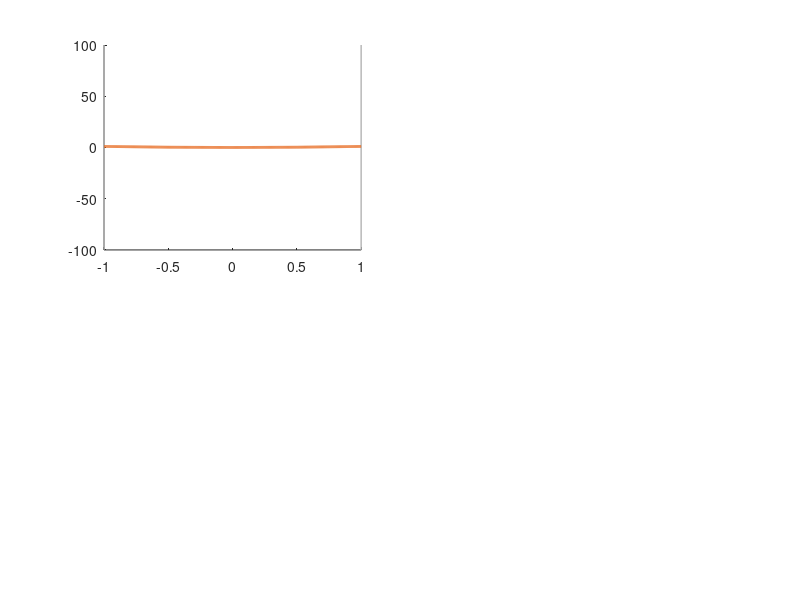

MATLAB code to generate this figure: (Note: this script raises an error after producing the figure.)
clear 
Ucal = linspace(-1,1,5)';

eta = 1e5;
%%%%%
win = @(u,a,b) (a<u).*(u<=b);
Lk   = @(u) (Ucal(2:end) + Ucal(1:end-1)).*(u - Ucal(1:end-1)) + Ucal(1:end-1).^2;
PI_k = @(u) win(u,Ucal(1:end-1),Ucal(2:end));

Leta1 = @(u) (u==-1) + sum(Lk(u).*PI_k(u));
points{1} = {[[-1;-0.5;0;0.5;1],[1;0.25;0;0.25; 1]]};
%%
x1 = Ucal(1:end-1);
x2 = Ucal(2:end);
%
y1 = (x1+1).^2;
y2 = (x2+1).^2;

Lk2 = @(u) (y2 - y1)./(x2-x1).*(u-x1) + y1;

Leta2 = @(u)     0.25*sum(Lk2(u).*PI_k(u));
points{2} = {[[x1 ;1],[0.25*y1; 1]]};

%%
x1 = Ucal(1:end-1);
x2 = Ucal(2:end);
%
y1 = (x1-1).^2;
y2 = (x2-1).^2;

Lk3 = @(u) (y2 - y1)./(x2-x1).*(u-x1) + y1;

Leta3 = @(u)     0.25*sum(Lk3(u).*PI_k(u));
points{3} = {[[x1 ;1],[0.25*y1; 0]]};

%%
Ucal = linspace(-1,1,6)';
Lk   = @(u) (Ucal(2:end) + Ucal(1:end-1)).*(u - Ucal(1:end-1)) + Ucal(1:end-1).^2;
PI_k = @(u) win(u,Ucal(1:end-1),Ucal(2:end));
x1 = Ucal(1:end-1);
x2 = Ucal(2:end);
%
y1 = (x1).^2;
y2 = (x2).^2;

Lk4 = @(u) (y2 - y1)./(x2-x1).*(u-x1) + y1;

Leta4 = @(u)     sum(Lk4(u).*PI_k(u));

points{4} = {[[x1 ;1],[y1; 1]]};

%%
uspan = linspace(-0.999,1,500);

eps = 0.05;
L_minus = @(u) -u;
L_plus  = @(u) +u;
L_sq    = @(u) -u.^2;

LL = {Leta1,Leta2,Leta3,Leta4};
Nm = 7;
mspan = 0.1*linspace(-1,1,Nm);
color = jet(Nm);
color(5,:) = 0.9*color(5,:);

%
fmt = {'Interpreter','latex','FontSize',24};
fmt_line = {'LineWidth',2,'Color',[0.9 0.4 0.1]};
%fig = genfig();
fig = figure('unit','norm','pos',[0 0 0.405 0.51]);

clf
%
str_title = {'$\mathcal{L}_1(u)$', ...
             '$\mathcal{L}_2(u)$',  ...
              '$\mathcal{L}_3(u)$',  ...
             '$\mathcal{L}_4(u)$'};
         
str_title_H = {'$\mathcal{J}(u,\mu)-\varepsilon u - \mu u$', ...
             '$\mathcal{J}(u,\mu)=\varepsilon u - \mu u$'   , ...
              '$\mathcal{J}(u,\mu)=\varepsilon u - \mu u$'   , ...
             '$\mathcal{J}(u,\mu)=-\varepsilon u^2 $'};



for ii = 1:4
subplot(2,2,ii,'Parent',fig)
hold on

plot([1 1],[-1e2 1e2],'LineWidth',1.,'Color',0.7*[1 1 1])
plot([-1 -1],[-1e2 1e2],'LineWidth',1.,'Color',0.7*[1 1 1])

ax = plot(uspan,LL{ii}(uspan),fmt_line{:});
ax.Parent.XAxis.TickLabelInterpreter = 'latex';
ax.Parent.YAxis.TickLabelInterpreter = 'latex';

ax.Parent.FontSize = 18;
ax.Parent
title(str_title{ii},fmt{:})
xlim([-1.25 1.25]) 
ylim([-0.25 1.25]) 
yline(0)
xline(0)
grid on
% xlabel('$u$',fmt{:})
xticks([-1 0 1])
yticks([-1 0 1])
box
%
plot(points{ii}{:}(:,1),points{ii}{:}(:,2),'Marker','.','MarkerSize',15,'LineStyle','none','color','k')
end
%%
print(fig,'../img/fig11.eps','-depsc')